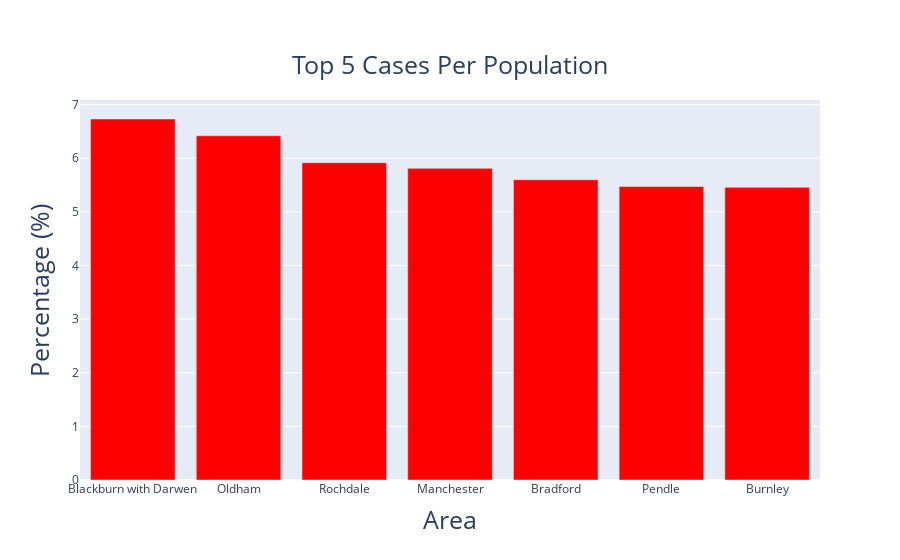

Source (notebook cell):
### Code cell
fig = go.Figure(data=[
    go.Bar(name='Remain', x=covid_top_five['areaName'], y=covid_top_five['PctOfPop'],marker_color='Red'),
    ],
    )          
# Change the bar mode
fig.update_layout(barmode='group',
                 title={
                     'text' : 'Top 5 Cases Per Population',
                     'font' : {"size" : 25},
                     'y':0.9,
                     'x':0.5,
                     'xanchor': 'center',
                     'yanchor': 'top'},
                 legend_title='Legend'
    )
fig.update_xaxes(
    title_text='Area',
    title_font={"size":25},
)
fig.update_yaxes(
    title_text='Percentage (%)',
    title_font={"size":25},
)
fig.layout.xaxis.rangeslider.visible = False
config = {
    'scrollZoom': False,
    'displayModeBar': False,
    'editable': False
}
fig.show(config=config)

### Figure 1 — Plotly figure (JSON) as saved in the notebook; plotly's stock layout.template omitted (floating-point values rounded to 4 significant figures)
{"data": [{"marker": {"color": "Red"}, "name": "Remain", "type": "bar", "x": ["Blackburn with Darwen", "Oldham", "Rochdale", "Manchester", "Bradford", "Pendle", "Burnley"], "y": [6.732, 6.419, 5.916, 5.812, 5.6, 5.473, 5.458]}], "layout": {"barmode": "group", "legend": {"title": {"text": "Legend"}}, "title": {"font": {"size": 25}, "text": "Top 5 Cases Per Population", "x": 0.5, "xanchor": "center", "y": 0.9, "yanchor": "top"}, "xaxis": {"rangeslider": {"visible": false}, "title": {"font": {"size": 25}, "text": "Area"}}, "yaxis": {"title": {"font": {"size": 25}, "text": "Percentage (%)"}}}}
